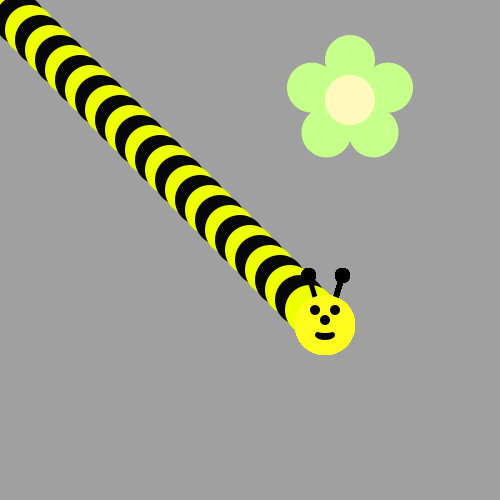
Frame 1 (no input)
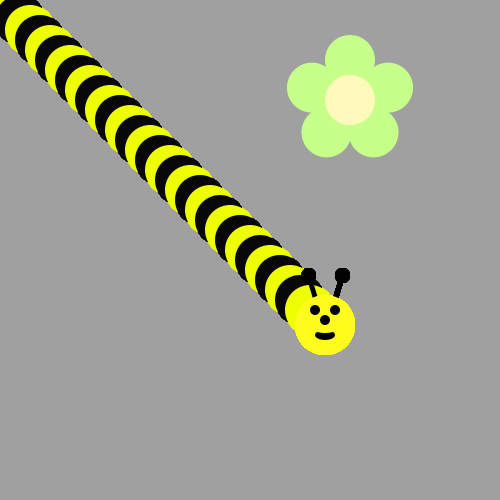
Frame 60 (the mouse pressed at the canvas centre just before this capture)
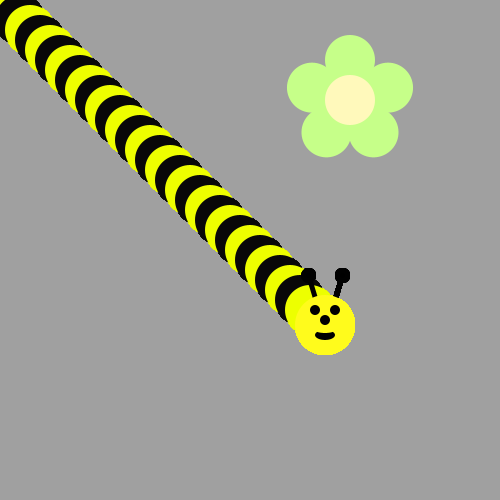
Frame 120 (the mouse held since frame 60 and released just before this capture)

The Processing sketch that drew these frames (run headless with seeded random() and noise(); from frame 60 on, the mouse is pressed at the canvas centre):

// Processing sketch: bumble_bee
// ── bumble_bee.pde
void draw() {
/*Use a loop to make a body for the Bee!
Then put his head on using drawBeeFace(x,y)
Use Modulo to make the colors alternate 
*/
for(int i = 0;i<32;i++){
  if(i%2==1){
fill(#EDFF00);
  }
  else if(i%2==0) {
    fill(#080808);
  }
     ellipse(i*10,i*10,50,50);
     drawBeeFace(325,325);

}
}

void drawFlower(int x, int y) {
     noStroke();
     translate(x, y);
     // draw 5 petals, rotating after each one
     fill(#c6ff89);      // green
      for (int i = 0; i < 5; i++) {
           ellipse(0, -40, 50, 50);
          rotate(radians(72));
     }
     fill(#fff9bb); // light yellow
     ellipse(0, 0, 50, 50);
} 

void drawBeeFace(int BeeFaceX, int BeeFaceY) {
     noStroke();
     fill(0, 0, 0);
     stroke(1);
     strokeWeight(5);
     line(BeeFaceX-10, BeeFaceY-27, BeeFaceX-17, BeeFaceY-50);
     line(BeeFaceX+10, BeeFaceY-27, BeeFaceX+17, BeeFaceY-50);
     ellipse(BeeFaceX-17, BeeFaceY-50, 10, 10);
     ellipse(BeeFaceX+17, BeeFaceY-50, 10, 10);
     noStroke();
     fill(255, 251, 28);
     ellipse(BeeFaceX, BeeFaceY, 60, 60); // face
     fill(255, 237, 209);
     fill(0,0,0);
      ellipse(BeeFaceX-10, BeeFaceY-15, 10, 10); // eyes
     ellipse(BeeFaceX+10, BeeFaceY-15, 10, 10);
      ellipse(BeeFaceX, BeeFaceY-5, 10, 10); // nose
      ellipse(BeeFaceX, BeeFaceY+10, 20, 10);// mouth
     fill(255, 251, 28);
     ellipse(BeeFaceX, BeeFaceY+5, 20, 6);
}

void setup() {
    
     size(500, 500);
     background(160, 160, 160);
      drawFlower(350, 100);
      
     
}
